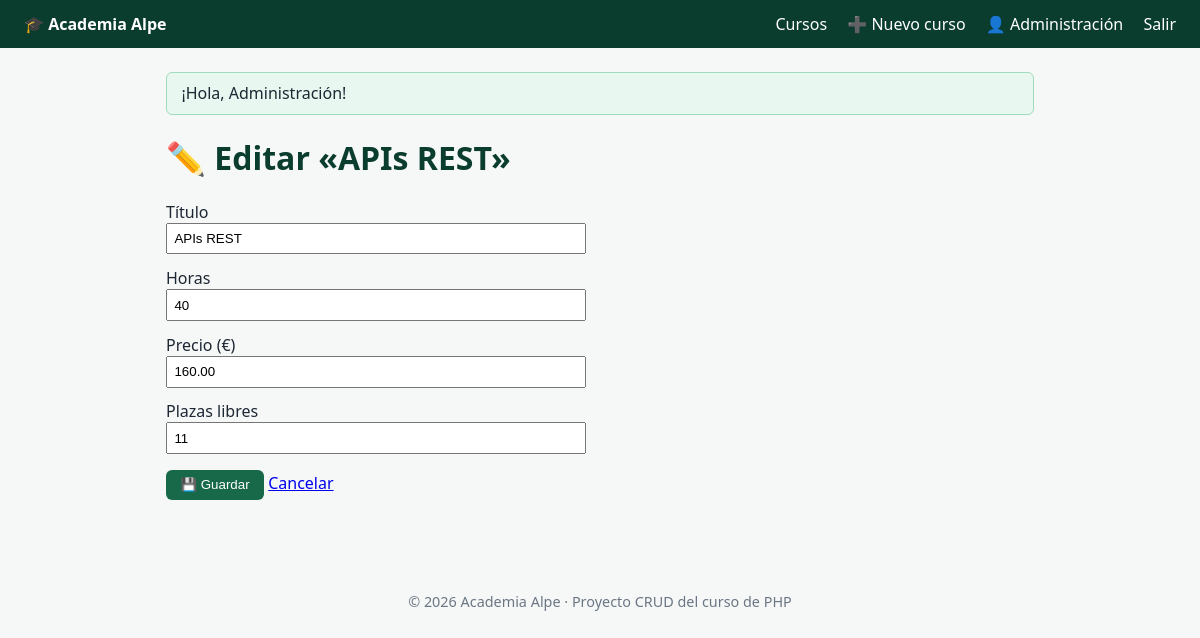
Screenshot of /editar.php?id=12 (signed in) with the database file from the repository.
### tables this page shows
CREATE TABLE cursos (
    id INT AUTO_INCREMENT PRIMARY KEY,
    titulo VARCHAR(120) NOT NULL,
    horas INT NOT NULL,
    precio DECIMAL(8,2) NOT NULL DEFAULT 0.00,
    plazas INT NOT NULL DEFAULT 20
);

### includes/cursos.php (called while the page is built, shortened)
<?php
function obtenerCurso(PDO $pdo, int $id): ?array
{
    $consulta = $pdo->prepare("SELECT id, titulo, horas, precio, plazas FROM cursos WHERE id = :id");
    $consulta->execute(["id" => $id]);
    return $consulta->fetch() ?: null;
}

### includes/funciones.php (called while the page is built, shortened)
<?php
function e(mixed $valor): string
{
    return htmlspecialchars((string) $valor, ENT_QUOTES, "UTF-8");
}

### includes/formulario-curso.php (the view, shortened to what this page needs)
<form method="post" class="formulario">
    <label>Título
        <input name="titulo" value="<?= e($curso["titulo"]) ?>" required>
    </label>
    <label>Horas
        <input type="number" name="horas" min="1" value="<?= e($curso["horas"]) ?>" required>
    </label>
    <label>Precio (€)
        <input type="number" name="precio" min="0" step="0.01" value="<?= e($curso["precio"]) ?>" required>
    </label>
    <label>Plazas libres
        <input type="number" name="plazas" min="0" value="<?= e($curso["plazas"]) ?>" required>
    </label>
    <p>
        <button type="submit" class="boton">💾 Guardar</button>
        <a href="index.php">Cancelar</a>
    </p>
</form>

### editar.php (shortened to what this page needs)
<?php
$pdo = conectar();
$id = (int) ($_GET["id"] ?? 0);
$cursoGuardado = obtenerCurso($pdo, $id);
$curso = $cursoGuardado;
require __DIR__ . "/includes/cabecera.php";
?>
<h1>✏️ Editar «<?= e($cursoGuardado["titulo"]) ?>»</h1>
<?php require __DIR__ . "/includes/formulario-curso.php"; ?>
<?php require __DIR__ . "/includes/pie.php"; ?>

### estilos.css (style rules this page uses)
* { box-sizing: border-box; }
body { margin: 0; font-family: system-ui, sans-serif; color: #1d2733; background: #f6f8f7; }
h1 { color: #0b3d2e; }
.boton { background: #17694a; color: white; border: 0; padding: .45rem .9rem; border-radius: 6px; cursor: pointer; }
.formulario { max-width: 420px; }
.formulario label { display: block; margin-top: .8rem; }
.formulario input { width: 100%; padding: .4rem; }

### rows the page displays
cursos: titulo "APIs REST", horas "40", precio "160.00", plazas "11"

### other values shown
NOMBRE_WEB "Academia Alpe"
$usuario["nombre"] "Administración"
$mensaje["texto"] "¡Hola, Administración!"
